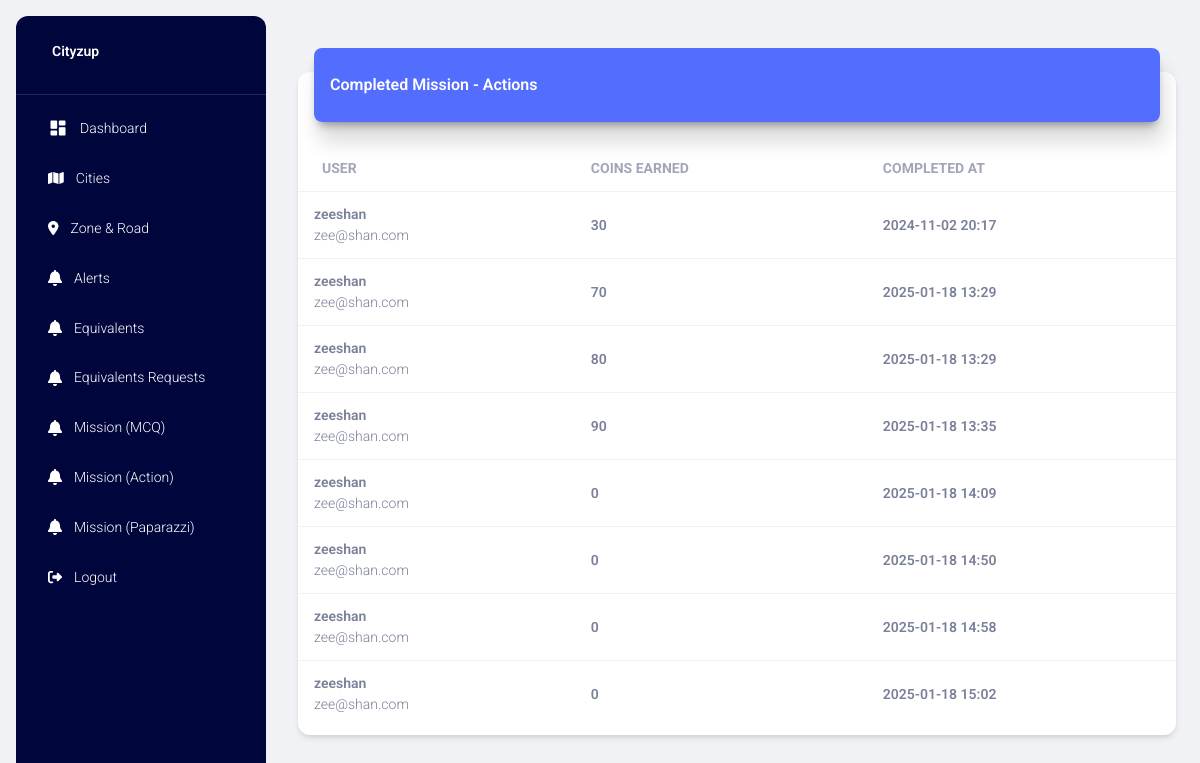
Screenshot of /completed_mission_actions (signed in) with the database file from the repository.
### project/models.py (models this page shows, shortened)
class MissionActionsCompleted(db.Model):
    mac_id = db.Column(db.Integer, primary_key=True)
    au_id = db.Column(db.Integer, db.ForeignKey('app_user.au_id'), nullable=False)
    total_coins = db.Column(db.Integer, nullable=False)
    created_at = db.Column(db.DateTime, default=datetime.utcnow)
    user = db.relationship('AppUser', backref=db.backref('missions_completed', lazy=True))

class AppUser(db.Model):
    au_id = db.Column(db.Integer, primary_key=True)
    au_full_name = db.Column(db.String(100), nullable=False)
    au_email = db.Column(db.String(120), unique=True, nullable=False)
    au_mobile_number = db.Column(db.String(15), unique=True, nullable=False)
    au_password_hash = db.Column(db.String(128), nullable=False)
    au_photo = db.Column(db.String(255), nullable=True)

### project/main.py (the view)
@main.route('/completed_mission_actions')
@login_required
def completed_missions():
    completed_missions = MissionActionsCompleted.query.join(AppUser).all()
    return render_template('mission_action_completed.html', missions=completed_missions)

### project/models.py (called while the page is built)
@login_manager.user_loader
def load_user(user_id):
    return User.query.get(int(user_id))

### project/templates/mission_action_completed.html (shortened to what this page needs)
{% extends "layout.html" %}
{% block content %}
<div class="container-fluid py-4">
    <div class="row">
        <div class="col-12">
            <div class="card my-4">
                <div class="card-header p-0 position-relative mt-n4 mx-3 z-index-2">
                    <div class="bg-gradient-primary shadow-primary border-radius-lg pt-4 pb-3">
                        <h6 class="text-white text-capitalize ps-3">Completed Mission - Actions</h6>
                    </div>
                </div>
                <div class="card-body px-0 pb-2">
                    <div class="table-responsive p-0">
                        {% if missions|length > 0 %}
                        <table class="table align-items-center mb-0">
                            <thead>
                                <tr>
                                    <th class="text-uppercase text-secondary text-sm font-weight-bolder opacity-7">User</th>
                                    <th class="text-uppercase text-secondary text-sm font-weight-bolder opacity-7 ps-2">Coins Earned</th>
                                    <th class="text-uppercase text-secondary text-sm font-weight-bolder opacity-7 ps-2">Completed At</th>
                                </tr>
                            </thead>
                            <tbody>
                                {% for mission in missions %}
                                <tr>
                                    <td>
                                        <div class="d-flex px-2 py-1">
                                            <div class="d-flex flex-column justify-content-center">
                                                <p class="text-sm font-weight-bold mb-0">{{ mission.user.au_full_name }}</p>
                                                <p class="text-sm text-secondary mb-0">{{ mission.user.au_email }}</p>
                                            </div>
                                        </div>
                                    </td>
                                    <td>
                                        <p class="text-sm font-weight-bold mb-0">{{ mission.total_coins }}</p>
                                    </td>
                                    <td>
                                        <p class="text-sm font-weight-bold mb-0">{{ mission.created_at.strftime('%Y-%m-%d %H:%M') }}</p>
                                    </td>
                                </tr>
                                {% endfor %}
                            </tbody>
                        </table>
                        {% else %}
                        <h4 class="text-center">No completed missions available.</h4>
                        {% endif %}
                    </div>
                </div>
            </div>
        </div>
    </div>
</div>
{% endblock %}

### project/static/css/styles.css (style rules this page uses)
.bg-gradient-primary { background-image: linear-gradient(195deg, #536dfe 0%, #536dfe 100%); }
.shadow-primary { box-shadow: 4px 20px 20px rgba(0, 0, 0, 0.14), 0px 7px 10px -5px rgba(0, 0, 0, 0.4) !important }

### rows the page displays
MissionActionsCompleted: user.au_full_name "zeeshan", user.au_email "zee@shan.com", total_coins "30", created_at "2024-11-02 20:17"
MissionActionsCompleted: user.au_full_name "zeeshan", user.au_email "zee@shan.com", total_coins "70", created_at "2025-01-18 13:29"
MissionActionsCompleted: user.au_full_name "zeeshan", user.au_email "zee@shan.com", total_coins "80", created_at "2025-01-18 13:29"
MissionActionsCompleted: user.au_full_name "zeeshan", user.au_email "zee@shan.com", total_coins "90", created_at "2025-01-18 13:35"
MissionActionsCompleted: user.au_full_name "zeeshan", user.au_email "zee@shan.com", total_coins "0", created_at "2025-01-18 14:09"
MissionActionsCompleted: user.au_full_name "zeeshan", user.au_email "zee@shan.com", total_coins "0", created_at "2025-01-18 14:50"
MissionActionsCompleted: user.au_full_name "zeeshan", user.au_email "zee@shan.com", total_coins "0", created_at "2025-01-18 14:58"
MissionActionsCompleted: user.au_full_name "zeeshan", user.au_email "zee@shan.com", total_coins "0", created_at "2025-01-18 15:02"
